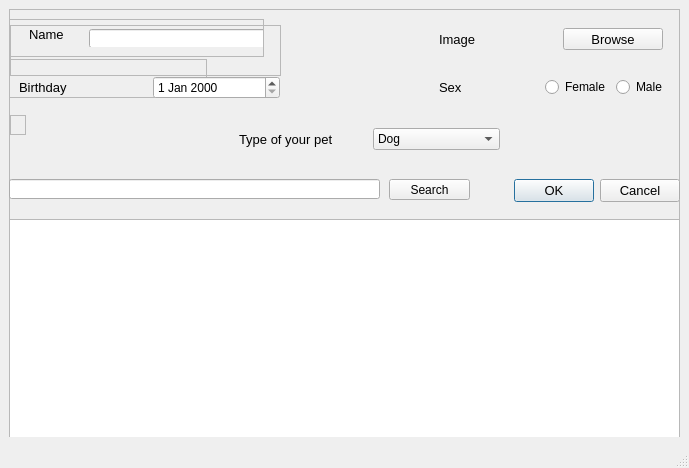
<?xml version="1.0" encoding="UTF-8"?>
<ui version="4.0">
 <class>updateDialog</class>
 <widget class="QMainWindow" name="updateDialog">
  <property name="geometry">
   <rect>
    <x>0</x>
    <y>0</y>
    <width>689</width>
    <height>468</height>
   </rect>
  </property>
  <property name="windowTitle">
   <string>MainWindow</string>
  </property>
  <widget class="QWidget" name="centralwidget">
   <layout class="QGridLayout" name="gridLayout">
    <item row="0" column="0">
     <widget class="QFrame" name="frame">
      <property name="frameShape">
       <enum>QFrame::StyledPanel</enum>
      </property>
      <property name="frameShadow">
       <enum>QFrame::Raised</enum>
      </property>
      <widget class="QFrame" name="titleFrame">
       <property name="geometry">
        <rect>
         <x>1</x>
         <y>16</y>
         <width>271</width>
         <height>51</height>
        </rect>
       </property>
       <property name="frameShape">
        <enum>QFrame::StyledPanel</enum>
       </property>
       <property name="frameShadow">
        <enum>QFrame::Raised</enum>
       </property>
       <layout class="QHBoxLayout" name="horizontalLayout">
        <property name="spacing">
         <number>20</number>
        </property>
        <property name="rightMargin">
         <number>0</number>
        </property>
       </layout>
      </widget>
      <widget class="QFrame" name="releasedateFrame">
       <property name="geometry">
        <rect>
         <x>0</x>
         <y>50</y>
         <width>198</width>
         <height>39</height>
        </rect>
       </property>
       <property name="frameShape">
        <enum>QFrame::StyledPanel</enum>
       </property>
       <property name="frameShadow">
        <enum>QFrame::Raised</enum>
       </property>
       <layout class="QHBoxLayout" name="horizontalLayout_2">
        <property name="spacing">
         <number>5</number>
        </property>
        <property name="rightMargin">
         <number>0</number>
        </property>
       </layout>
      </widget>
      <widget class="QFrame" name="imageFrame">
       <property name="geometry">
        <rect>
         <x>1</x>
         <y>106</y>
         <width>16</width>
         <height>20</height>
        </rect>
       </property>
       <property name="frameShape">
        <enum>QFrame::StyledPanel</enum>
       </property>
       <property name="frameShadow">
        <enum>QFrame::Raised</enum>
       </property>
       <layout class="QHBoxLayout" name="horizontalLayout_3">
        <property name="spacing">
         <number>20</number>
        </property>
        <property name="rightMargin">
         <number>0</number>
        </property>
       </layout>
      </widget>
      <widget class="QFrame" name="urlFrame">
       <property name="geometry">
        <rect>
         <x>0</x>
         <y>10</y>
         <width>255</width>
         <height>38</height>
        </rect>
       </property>
       <property name="frameShape">
        <enum>QFrame::StyledPanel</enum>
       </property>
       <property name="frameShadow">
        <enum>QFrame::Raised</enum>
       </property>
       <layout class="QHBoxLayout" name="horizontalLayout_5">
        <property name="spacing">
         <number>20</number>
        </property>
        <property name="rightMargin">
         <number>0</number>
        </property>
        <item>
         <widget class="QWidget" name="widget_4" native="true">
          <widget class="QLabel" name="titleLabel">
           <property name="geometry">
            <rect>
             <x>10</x>
             <y>-10</y>
             <width>100</width>
             <height>31</height>
            </rect>
           </property>
           <property name="minimumSize">
            <size>
             <width>100</width>
             <height>0</height>
            </size>
           </property>
           <property name="font">
            <font>
             <pointsize>10</pointsize>
            </font>
           </property>
           <property name="text">
            <string>Name</string>
           </property>
          </widget>
          <widget class="QLineEdit" name="titleInput">
           <property name="geometry">
            <rect>
             <x>70</x>
             <y>0</y>
             <width>181</width>
             <height>19</height>
            </rect>
           </property>
           <property name="maximumSize">
            <size>
             <width>200</width>
             <height>16777215</height>
            </size>
           </property>
          </widget>
         </widget>
        </item>
       </layout>
      </widget>
      <widget class="QWidget" name="widget" native="true">
       <property name="geometry">
        <rect>
         <x>430</x>
         <y>60</y>
         <width>234</width>
         <height>36</height>
        </rect>
       </property>
       <layout class="QHBoxLayout" name="horizontalLayout_6">
        <item>
         <widget class="QLabel" name="urlLabel">
          <property name="minimumSize">
           <size>
            <width>100</width>
            <height>0</height>
           </size>
          </property>
          <property name="font">
           <font>
            <pointsize>10</pointsize>
           </font>
          </property>
          <property name="text">
           <string>Sex</string>
          </property>
         </widget>
        </item>
        <item>
         <widget class="QRadioButton" name="radioButton_3">
          <property name="text">
           <string>Female</string>
          </property>
         </widget>
        </item>
        <item>
         <widget class="QRadioButton" name="radioButton_2">
          <property name="text">
           <string>Male</string>
          </property>
         </widget>
        </item>
       </layout>
      </widget>
      <widget class="QWidget" name="widget_2" native="true">
       <property name="geometry">
        <rect>
         <x>430</x>
         <y>10</y>
         <width>224</width>
         <height>41</height>
        </rect>
       </property>
       <layout class="QHBoxLayout" name="horizontalLayout_7">
        <item>
         <widget class="QLabel" name="imageLabel">
          <property name="minimumSize">
           <size>
            <width>100</width>
            <height>0</height>
           </size>
          </property>
          <property name="font">
           <font>
            <pointsize>10</pointsize>
           </font>
          </property>
          <property name="text">
           <string>Image</string>
          </property>
         </widget>
        </item>
        <item>
         <widget class="QToolButton" name="uploadImgButton">
          <property name="minimumSize">
           <size>
            <width>100</width>
            <height>0</height>
           </size>
          </property>
          <property name="maximumSize">
           <size>
            <width>100</width>
            <height>16777215</height>
           </size>
          </property>
          <property name="font">
           <font>
            <pointsize>10</pointsize>
           </font>
          </property>
          <property name="text">
           <string>Browse</string>
          </property>
          <property name="checkable">
           <bool>true</bool>
          </property>
          <property name="autoExclusive">
           <bool>true</bool>
          </property>
         </widget>
        </item>
       </layout>
      </widget>
      <widget class="QDialogButtonBox" name="buttonBox">
       <property name="geometry">
        <rect>
         <x>490</x>
         <y>170</y>
         <width>181</width>
         <height>24</height>
        </rect>
       </property>
       <property name="font">
        <font>
         <pointsize>10</pointsize>
        </font>
       </property>
       <property name="orientation">
        <enum>Qt::Horizontal</enum>
       </property>
       <property name="standardButtons">
        <set>QDialogButtonBox::Cancel|QDialogButtonBox::Ok</set>
       </property>
      </widget>
      <widget class="QWidget" name="widget_3" native="true">
       <property name="geometry">
        <rect>
         <x>230</x>
         <y>110</y>
         <width>261</width>
         <height>41</height>
        </rect>
       </property>
       <layout class="QHBoxLayout" name="horizontalLayout_8">
        <item>
         <widget class="QLabel" name="ratingLabel">
          <property name="minimumSize">
           <size>
            <width>100</width>
            <height>0</height>
           </size>
          </property>
          <property name="font">
           <font>
            <pointsize>10</pointsize>
           </font>
          </property>
          <property name="text">
           <string>Type of your pet</string>
          </property>
         </widget>
        </item>
        <item>
         <widget class="QComboBox" name="comboBox">
          <property name="currentIndex">
           <number>0</number>
          </property>
          <property name="insertPolicy">
           <enum>QComboBox::InsertBeforeCurrent</enum>
          </property>
          <property name="sizeAdjustPolicy">
           <enum>QComboBox::AdjustToMinimumContentsLength</enum>
          </property>
          <item>
           <property name="text">
            <string>Dog</string>
           </property>
          </item>
          <item>
           <property name="text">
            <string>Cat</string>
           </property>
          </item>
          <item>
           <property name="text">
            <string>Bird</string>
           </property>
          </item>
          <item>
           <property name="text">
            <string>Fish</string>
           </property>
          </item>
          <item>
           <property name="text">
            <string>Other</string>
           </property>
          </item>
         </widget>
        </item>
       </layout>
      </widget>
      <widget class="QWidget" name="widget_5" native="true">
       <property name="geometry">
        <rect>
         <x>10</x>
         <y>60</y>
         <width>261</width>
         <height>37</height>
        </rect>
       </property>
       <layout class="QHBoxLayout" name="horizontalLayout_9">
        <item>
         <widget class="QLabel" name="releasedateLabel">
          <property name="minimumSize">
           <size>
            <width>100</width>
            <height>0</height>
           </size>
          </property>
          <property name="font">
           <font>
            <pointsize>10</pointsize>
           </font>
          </property>
          <property name="text">
           <string>Birthday</string>
          </property>
         </widget>
        </item>
        <item>
         <widget class="QDateEdit" name="releasedateInput">
          <property name="maximumSize">
           <size>
            <width>200</width>
            <height>16777215</height>
           </size>
          </property>
         </widget>
        </item>
       </layout>
      </widget>
      <widget class="QTableWidget" name="tableWidget">
       <property name="geometry">
        <rect>
         <x>0</x>
         <y>210</y>
         <width>671</width>
         <height>221</height>
        </rect>
       </property>
      </widget>
      <widget class="QPushButton" name="pushButton">
       <property name="geometry">
        <rect>
         <x>380</x>
         <y>170</y>
         <width>81</width>
         <height>21</height>
        </rect>
       </property>
       <property name="text">
        <string>Search</string>
       </property>
      </widget>
      <widget class="QLineEdit" name="lineEdit_3">
       <property name="geometry">
        <rect>
         <x>0</x>
         <y>170</y>
         <width>371</width>
         <height>20</height>
        </rect>
       </property>
      </widget>
     </widget>
    </item>
   </layout>
  </widget>
  <widget class="QStatusBar" name="statusbar"/>
 </widget>
 <resources/>
 <connections/>
</ui>
